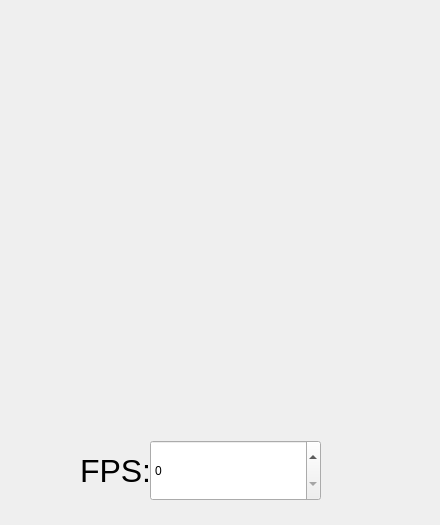
<?xml version="1.0" encoding="UTF-8"?>
<ui version="4.0">
 <class>SpritePreview</class>
 <widget class="QDialog" name="SpritePreview">
  <property name="geometry">
   <rect>
    <x>0</x>
    <y>0</y>
    <width>440</width>
    <height>525</height>
   </rect>
  </property>
  <property name="windowTitle">
   <string>Dialog</string>
  </property>
  <widget class="QSpinBox" name="spinBox">
   <property name="geometry">
    <rect>
     <x>150</x>
     <y>440</y>
     <width>171</width>
     <height>61</height>
    </rect>
   </property>
   <property name="maximum">
    <number>60</number>
   </property>
   <property name="singleStep">
    <number>10</number>
   </property>
  </widget>
  <widget class="QLabel" name="label_2">
   <property name="geometry">
    <rect>
     <x>80</x>
     <y>450</y>
     <width>71</width>
     <height>41</height>
    </rect>
   </property>
   <property name="font">
    <font>
     <pointsize>24</pointsize>
    </font>
   </property>
   <property name="text">
    <string>FPS:</string>
   </property>
   <property name="scaledContents">
    <bool>false</bool>
   </property>
  </widget>
  <widget class="PreviewDisplayer" name="previewDisplayer" native="true">
   <property name="geometry">
    <rect>
     <x>10</x>
     <y>10</y>
     <width>411</width>
     <height>411</height>
    </rect>
   </property>
  </widget>
 </widget>
 <customwidgets>
  <customwidget>
   <class>PreviewDisplayer</class>
   <extends>QWidget</extends>
   <header location="global">preview_displayer.h</header>
   <container>1</container>
  </customwidget>
 </customwidgets>
 <resources/>
 <connections/>
</ui>
